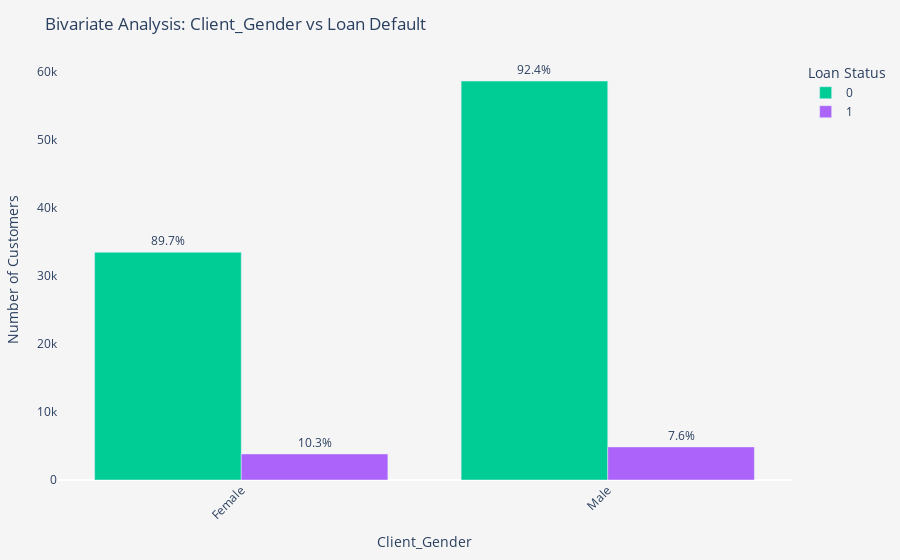

This figure's notebook cell:
### Code cell
bivariate_categorical_plot(data, "Client_Gender")

### Figure 1 — Plotly figure (JSON) as saved in the notebook; plotly's stock layout.template omitted (floating-point values rounded to 4 significant figures)
{"data": [{"alignmentgroup": "True", "hovertemplate": "Default=0<br>Client_Gender=%{x}<br>Number of Customers=%{y}<br>text=%{text}<extra></extra>", "legendgroup": "0", "marker": {"color": "#00cc96", "pattern": {"shape": ""}}, "name": "0", "offsetgroup": "0", "orientation": "v", "showlegend": true, "text": ["89.7%", "92.4%"], "textposition": "outside", "type": "bar", "x": ["Female", "Male"], "xaxis": "x", "y": [33435, 58585], "yaxis": "y"}, {"alignmentgroup": "True", "hovertemplate": "Default=1<br>Client_Gender=%{x}<br>Number of Customers=%{y}<br>text=%{text}<extra></extra>", "legendgroup": "1", "marker": {"color": "#ab63fa", "pattern": {"shape": ""}}, "name": "1", "offsetgroup": "1", "orientation": "v", "showlegend": true, "text": ["10.3%", "7.6%"], "textposition": "outside", "type": "bar", "x": ["Female", "Male"], "xaxis": "x", "y": [3820, 4852], "yaxis": "y"}], "layout": {"barmode": "group", "legend": {"title": {"text": "Loan Status"}, "tracegroupgap": 0}, "margin": {"b": 80, "l": 40, "r": 40, "t": 60}, "paper_bgcolor": "#F5F5F5", "plot_bgcolor": "#F5F5F5", "title": {"text": "Bivariate Analysis: Client_Gender vs Loan Default"}, "xaxis": {"anchor": "y", "domain": [0, 1], "showgrid": false, "tickangle": -45, "title": {"text": "Client_Gender"}}, "yaxis": {"anchor": "x", "domain": [0, 1], "showgrid": false, "title": {"text": "Number of Customers"}}}}
